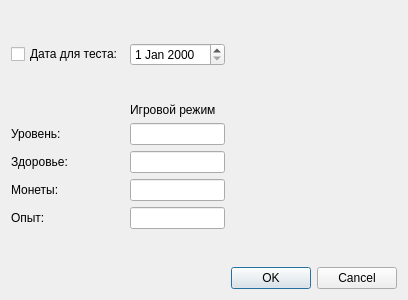
<?xml version="1.0" encoding="UTF-8"?>
<ui version="4.0">
 <class>developer_node</class>
 <widget class="QDialog" name="developer_node">
  <property name="geometry">
   <rect>
    <x>0</x>
    <y>0</y>
    <width>400</width>
    <height>300</height>
   </rect>
  </property>
  <property name="font">
   <font>
    <family>Arial</family>
   </font>
  </property>
  <property name="windowTitle">
   <string>Режим разработчика</string>
  </property>
  <layout class="QGridLayout" name="gridLayout">
   <item row="7" column="2">
    <widget class="QLineEdit" name="exp"/>
   </item>
   <item row="5" column="2">
    <widget class="QLineEdit" name="health"/>
   </item>
   <item row="4" column="1">
    <widget class="QLabel" name="label">
     <property name="text">
      <string>Уровень:</string>
     </property>
    </widget>
   </item>
   <item row="1" column="2">
    <widget class="QDateEdit" name="test_date"/>
   </item>
   <item row="10" column="2">
    <spacer name="verticalSpacer">
     <property name="orientation">
      <enum>Qt::Orientation::Vertical</enum>
     </property>
     <property name="sizeHint" stdset="0">
      <size>
       <width>20</width>
       <height>40</height>
      </size>
     </property>
    </spacer>
   </item>
   <item row="7" column="1">
    <widget class="QLabel" name="label_3">
     <property name="text">
      <string>Опыт:</string>
     </property>
    </widget>
   </item>
   <item row="5" column="1">
    <widget class="QLabel" name="label_4">
     <property name="text">
      <string>Здоровье:</string>
     </property>
    </widget>
   </item>
   <item row="11" column="3">
    <widget class="QDialogButtonBox" name="buttonBox">
     <property name="orientation">
      <enum>Qt::Orientation::Horizontal</enum>
     </property>
     <property name="standardButtons">
      <set>QDialogButtonBox::StandardButton::Cancel|QDialogButtonBox::StandardButton::Ok</set>
     </property>
    </widget>
   </item>
   <item row="6" column="2">
    <widget class="QLineEdit" name="coins"/>
   </item>
   <item row="6" column="1">
    <widget class="QLabel" name="label_2">
     <property name="text">
      <string>Монеты:</string>
     </property>
    </widget>
   </item>
   <item row="3" column="2">
    <widget class="QLabel" name="label_5">
     <property name="text">
      <string>Игровой режим</string>
     </property>
    </widget>
   </item>
   <item row="6" column="3">
    <spacer name="horizontalSpacer">
     <property name="orientation">
      <enum>Qt::Orientation::Horizontal</enum>
     </property>
     <property name="sizeHint" stdset="0">
      <size>
       <width>40</width>
       <height>20</height>
      </size>
     </property>
    </spacer>
   </item>
   <item row="4" column="2">
    <widget class="QLineEdit" name="level"/>
   </item>
   <item row="6" column="0">
    <spacer name="horizontalSpacer_2">
     <property name="orientation">
      <enum>Qt::Orientation::Horizontal</enum>
     </property>
     <property name="sizeHint" stdset="0">
      <size>
       <width>40</width>
       <height>20</height>
      </size>
     </property>
    </spacer>
   </item>
   <item row="2" column="2">
    <spacer name="verticalSpacer_3">
     <property name="orientation">
      <enum>Qt::Orientation::Vertical</enum>
     </property>
     <property name="sizeHint" stdset="0">
      <size>
       <width>20</width>
       <height>40</height>
      </size>
     </property>
    </spacer>
   </item>
   <item row="1" column="1">
    <widget class="QCheckBox" name="test_date_cb">
     <property name="text">
      <string>Дата для теста:</string>
     </property>
    </widget>
   </item>
   <item row="0" column="2">
    <spacer name="verticalSpacer_2">
     <property name="orientation">
      <enum>Qt::Orientation::Vertical</enum>
     </property>
     <property name="sizeHint" stdset="0">
      <size>
       <width>20</width>
       <height>40</height>
      </size>
     </property>
    </spacer>
   </item>
  </layout>
 </widget>
 <resources/>
 <connections>
  <connection>
   <sender>buttonBox</sender>
   <signal>accepted()</signal>
   <receiver>developer_node</receiver>
   <slot>accept()</slot>
   <hints>
    <hint type="sourcelabel">
     <x>248</x>
     <y>254</y>
    </hint>
    <hint type="destinationlabel">
     <x>157</x>
     <y>274</y>
    </hint>
   </hints>
  </connection>
  <connection>
   <sender>buttonBox</sender>
   <signal>rejected()</signal>
   <receiver>developer_node</receiver>
   <slot>reject()</slot>
   <hints>
    <hint type="sourcelabel">
     <x>316</x>
     <y>260</y>
    </hint>
    <hint type="destinationlabel">
     <x>286</x>
     <y>274</y>
    </hint>
   </hints>
  </connection>
 </connections>
</ui>
